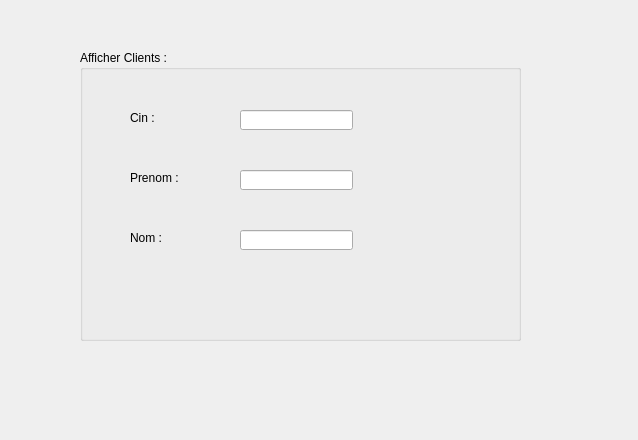
<?xml version="1.0" encoding="UTF-8"?>
<ui version="4.0">
 <class>Dialog</class>
 <widget class="QDialog" name="Dialog">
  <property name="geometry">
   <rect>
    <x>0</x>
    <y>0</y>
    <width>638</width>
    <height>440</height>
   </rect>
  </property>
  <property name="windowTitle">
   <string>Afficher Clients</string>
  </property>
  <widget class="QGroupBox" name="groupBox">
   <property name="geometry">
    <rect>
     <x>80</x>
     <y>50</y>
     <width>441</width>
     <height>291</height>
    </rect>
   </property>
   <property name="title">
    <string>Afficher Clients :</string>
   </property>
   <widget class="QLabel" name="label">
    <property name="geometry">
     <rect>
      <x>50</x>
      <y>60</y>
      <width>52</width>
      <height>15</height>
     </rect>
    </property>
    <property name="text">
     <string>Cin :</string>
    </property>
   </widget>
   <widget class="QLabel" name="label_2">
    <property name="geometry">
     <rect>
      <x>50</x>
      <y>120</y>
      <width>52</width>
      <height>15</height>
     </rect>
    </property>
    <property name="text">
     <string>Prenom :</string>
    </property>
   </widget>
   <widget class="QLabel" name="label_3">
    <property name="geometry">
     <rect>
      <x>50</x>
      <y>180</y>
      <width>52</width>
      <height>15</height>
     </rect>
    </property>
    <property name="text">
     <string>Nom :</string>
    </property>
   </widget>
   <widget class="QLineEdit" name="lineEdit_cinD">
    <property name="geometry">
     <rect>
      <x>160</x>
      <y>60</y>
      <width>113</width>
      <height>20</height>
     </rect>
    </property>
    <property name="readOnly">
     <bool>true</bool>
    </property>
   </widget>
   <widget class="QLineEdit" name="lineEdit_prenomD">
    <property name="geometry">
     <rect>
      <x>160</x>
      <y>120</y>
      <width>113</width>
      <height>20</height>
     </rect>
    </property>
    <property name="readOnly">
     <bool>true</bool>
    </property>
   </widget>
   <widget class="QLineEdit" name="lineEdit_nomD">
    <property name="geometry">
     <rect>
      <x>160</x>
      <y>180</y>
      <width>113</width>
      <height>20</height>
     </rect>
    </property>
    <property name="readOnly">
     <bool>true</bool>
    </property>
   </widget>
  </widget>
 </widget>
 <resources/>
 <connections/>
</ui>
